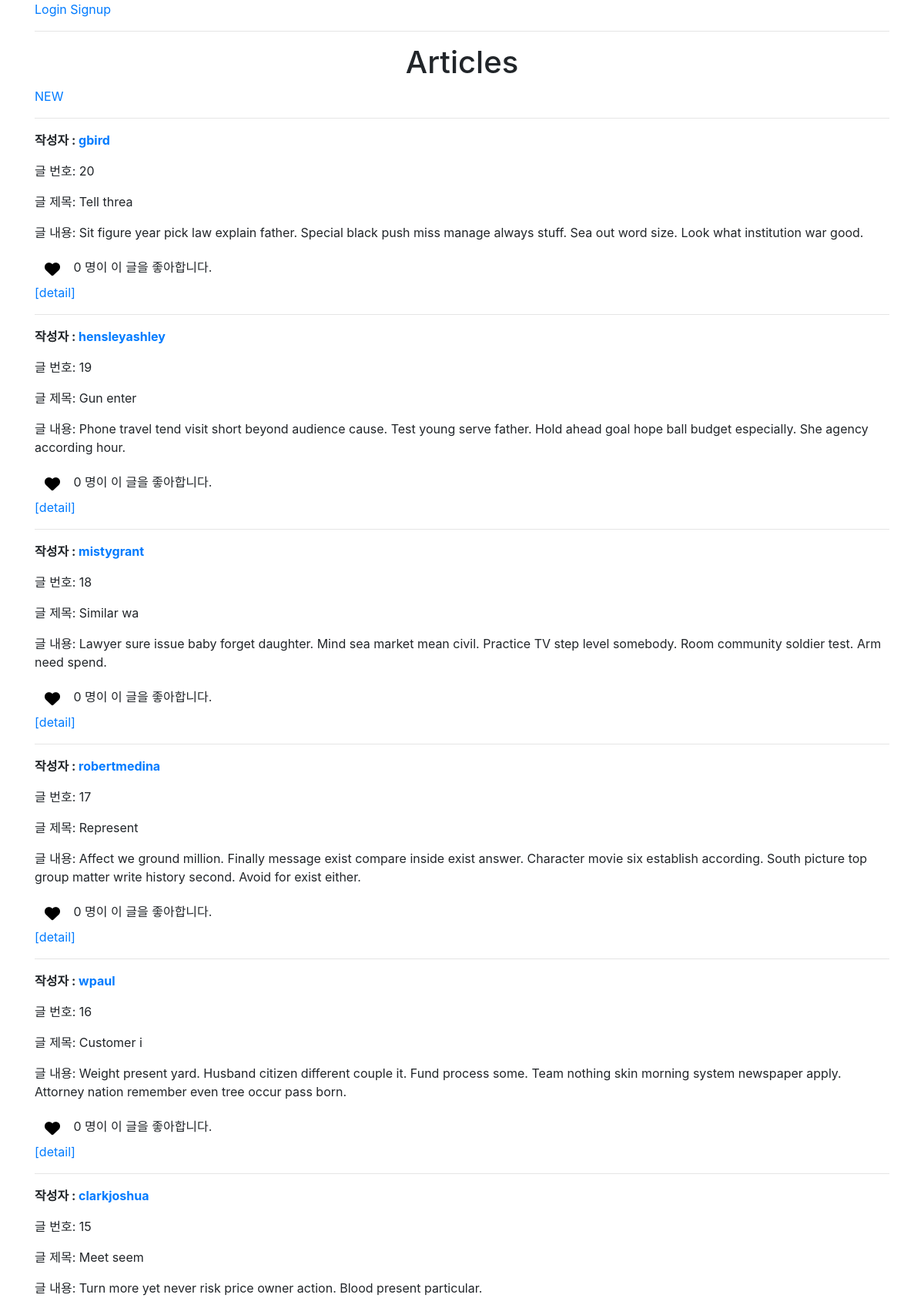
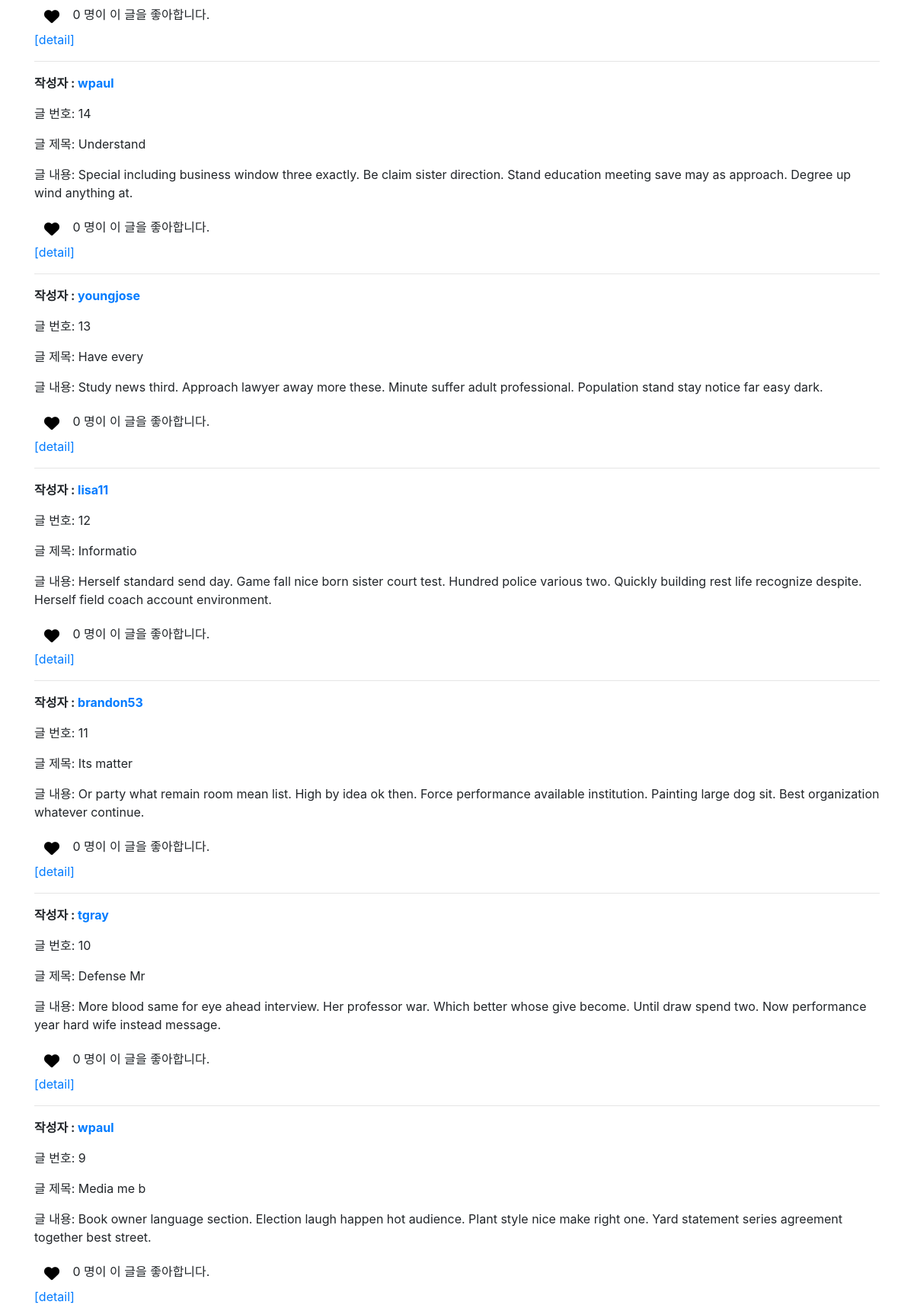
The app's page /articles/ (upper part) with its own data (2 pictures, top to bottom).
### articles/models.py (models this page shows, shortened)
class Article(models.Model): # 상속
    title = models.CharField(max_length=10)
    content = models.TextField()
    created_at = models.DateTimeField(auto_now_add=True)
    updated_at = models.DateTimeField(auto_now=True)
    user = models.ForeignKey(settings.AUTH_USER_MODEL, on_delete=models.CASCADE)
    like_users = models.ManyToManyField(settings.AUTH_USER_MODEL, related_name='like_articles')

### accounts/models.py (models this page shows)
class User(AbstractUser):
    followers = models.ManyToManyField('self', symmetrical=False, related_name='followings')

### articles/views.py (the view)
# urls.py: path('', views.index, name='index'),
def index(request):
    articles = Article.objects.order_by('-pk')
    context = {
        'articles': articles,
    }
    return render(request, 'articles/index.html', context)

### articles/templates/articles/index.html (shortened to what this page needs)
{% extends 'base.html' %}
{% block content %}
  <h1 class="text-center">Articles</h1>
  <a href="{% url 'articles:create' %}">NEW</a>
  <hr>
  {% for article in articles %}
    <p><b>작성자 : <a href="{% url 'accounts:profile' article.user.username %}">{{ article.user }}</a></b></p>
    <p>글 번호: {{ article.pk }}</p>
    <p>글 제목: {{ article.title }}</p>
    <p>글 내용: {{ article.content }}</p>
    <form class="d-inline like-form" data-article-id='{{article.pk}}'>
      {% if user in article.like_users.all %}
        <button class="btn btn-link">
        {% comment %} id 기반으로 색을 어떻게 바꿀지 정하려고 id값을 지정해줌 {% endcomment %}
          <i id='like-btn-{{article.pk}}' class="fas fa-heart fa-lg" style="color:crimson;"></i>
        </button>
      {% else %}
        <button class="btn btn-link">
          <i id='like-btn-{{article.pk}}' class="fas fa-heart fa-lg" style="color:black;"></i>
        </button>
      {% endif %}
    </form>
    <span id = 'like-count-{{article.pk}}'>{{ article.like_users.all|length }} </span> 명이 이 글을 좋아합니다.<br>
    <a href="{% url 'articles:detail' article.pk %}">[detail]</a>
    <hr>
  {% endfor %}
{% endblock %}

### records on screen
Article: user "gbird", pk "20", title "Tell threa", content "Sit figure year pick law explain father. Special black push miss manage always stuff. Sea out word size. Look what institution war good.", like_users.all|length "0"
Article: user "hensleyashley", pk "19", title "Gun enter", content "Phone travel tend visit short beyond audience cause. Test young serve father. Hold ahead goal hope ball budget especially. She agency according hour.", like_users.all|length "0"
Article: user "mistygrant", pk "18", title "Similar wa", content "Lawyer sure issue baby forget daughter. Mind sea market mean civil. Practice TV step level somebody. Room community soldier test. Arm need spend.", like_users.all|length "0"
Article: user "robertmedina", pk "17", title "Represent", content "Affect we ground million. Finally message exist compare inside exist answer. Character movie six establish according. South picture top group matter write history second. Avoid for exist either.", like_users.all|length "0"
Article: user "wpaul", pk "16", title "Customer i", content "Weight present yard. Husband citizen different couple it. Fund process some. Team nothing skin morning system newspaper apply. Attorney nation remember even tree occur pass born.", like_users.all|length "0"
Article: user "clarkjoshua", pk "15", title "Meet seem", content "Turn more yet never risk price owner action. Blood present particular.", like_users.all|length "0"
Article: user "wpaul", pk "14", title "Understand", content "Special including business window three exactly. Be claim sister direction. Stand education meeting save may as approach. Degree up wind anything at.", like_users.all|length "0"
Article: user "youngjose", pk "13", title "Have every", content "Study news third. Approach lawyer away more these. Minute suffer adult professional. Population stand stay notice far easy dark.", like_users.all|length "0"
Article: user "lisa11", pk "12", title "Informatio", content "Herself standard send day. Game fall nice born sister court test. Hundred police various two. Quickly building rest life recognize despite. Herself field coach account environment.", like_users.all|length "0"
Article: user "brandon53", pk "11", title "Its matter", content "Or party what remain room mean list. High by idea ok then. Force performance available institution. Painting large dog sit. Best organization whatever continue.", like_users.all|length "0"
Article: user "tgray", pk "10", title "Defense Mr", content "More blood same for eye ahead interview. Her professor war. Which better whose give become. Until draw spend two. Now performance year hard wife instead message.", like_users.all|length "0"
Article: user "wpaul", pk "9", title "Media me b", content "Book owner language section. Election laugh happen hot audience. Plant style nice make right one. Yard statement series agreement together best street.", like_users.all|length "0"
